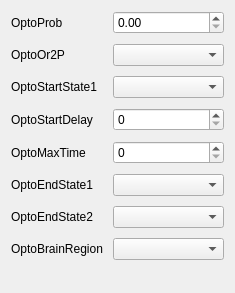
             <widget class="QWidget" name="optogeneticsScrollAreaWidgetContents">
              <property name="geometry">
               <rect>
                <x>0</x>
                <y>0</y>
                <width>235</width>
                <height>293</height>
               </rect>
              </property>
              <layout class="QGridLayout" name="gridLayout_36">
               <item row="0" column="0">
                <layout class="QFormLayout" name="optogeneticsFormLayout">
                 <property name="horizontalSpacing">
                  <number>10</number>
                 </property>
                 <property name="verticalSpacing">
                  <number>10</number>
                 </property>
                 <item row="0" column="0">
                  <widget class="QLabel" name="optoProbLabel">
                   <property name="text">
                    <string>OptoProb</string>
                   </property>
                  </widget>
                 </item>
                 <item row="0" column="1">
                  <widget class="QDoubleSpinBox" name="OptoProb"/>
                 </item>
                 <item row="1" column="0">
                  <widget class="QLabel" name="optoOr2PLabel">
                   <property name="text">
                    <string>OptoOr2P</string>
                   </property>
                  </widget>
                 </item>
                 <item row="1" column="1">
                  <widget class="QComboBox" name="OptoOr2P"/>
                 </item>
                 <item row="2" column="0">
                  <widget class="QLabel" name="optoStartState1Label">
                   <property name="text">
                    <string>OptoStartState1</string>
                   </property>
                  </widget>
                 </item>
                 <item row="2" column="1">
                  <widget class="QComboBox" name="OptoStartState1"/>
                 </item>
                 <item row="3" column="0">
                  <widget class="QLabel" name="optoStartDelayLabel">
                   <property name="text">
                    <string>OptoStartDelay</string>
                   </property>
                  </widget>
                 </item>
                 <item row="3" column="1">
                  <widget class="QSpinBox" name="OptoStartDelay"/>
                 </item>
                 <item row="4" column="0">
                  <widget class="QLabel" name="optoMaxTimeLabel">
                   <property name="text">
                    <string>OptoMaxTime</string>
                   </property>
                  </widget>
                 </item>
                 <item row="4" column="1">
                  <widget class="QSpinBox" name="OptoMaxTime"/>
                 </item>
                 <item row="5" column="0">
                  <widget class="QLabel" name="optoEndState1Label">
                   <property name="text">
                    <string>OptoEndState1</string>
                   </property>
                  </widget>
                 </item>
                 <item row="5" column="1">
                  <widget class="QComboBox" name="OptoEndState1"/>
                 </item>
                 <item row="6" column="0">
                  <widget class="QLabel" name="optoEndState2Label">
                   <property name="text">
                    <string>OptoEndState2</string>
                   </property>
                  </widget>
                 </item>
                 <item row="6" column="1">
                  <widget class="QComboBox" name="OptoEndState2"/>
                 </item>
                 <item row="7" column="0">
                  <widget class="QLabel" name="optoBrainRegionLabel">
                   <property name="text">
                    <string>OptoBrainRegion</string>
                   </property>
                  </widget>
                 </item>
                 <item row="7" column="1">
                  <widget class="QComboBox" name="OptoBrainRegion"/>
                 </item>
                </layout>
               </item>
              </layout>
             </widget>
